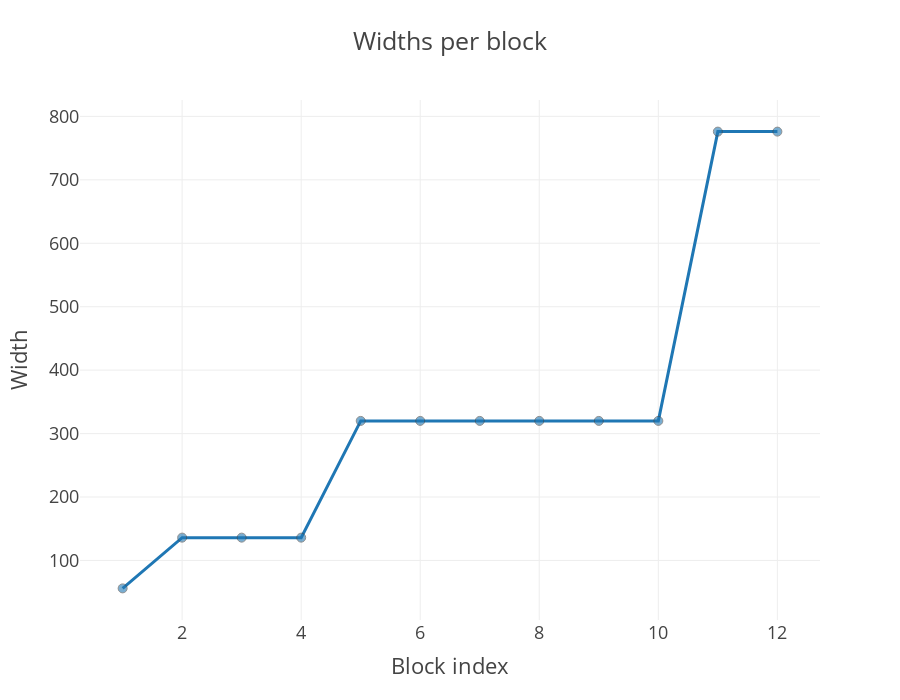

Write notebook code for a chart like this one.
### Code cell
create_widths_plot({model_name:info})

### Figure 1 — Plotly figure (JSON) as saved in the notebook; plotly's stock layout.template omitted (floating-point values rounded to 4 significant figures)
{"data": [{"marker": {"line": {"width": 1}, "opacity": 0.6}, "mode": "lines+markers", "name": "orchid_mink_12", "type": "scatter", "x": [1, 2, 3, 4, 5, 6, 7, 8, 9, 10, 11, 12], "y": [56, 136, 136, 136, 320, 320, 320, 320, 320, 320, 776, 776]}], "layout": {"height": 700, "title": {"text": "Widths per block"}, "width": 900, "xaxis": {"autorange": true, "range": [0.2839, 12.72], "title": {"text": "Block index"}, "type": "linear"}, "yaxis": {"autorange": true, "range": [6.148, 825.9], "title": {"text": "Width"}, "type": "linear"}}}
